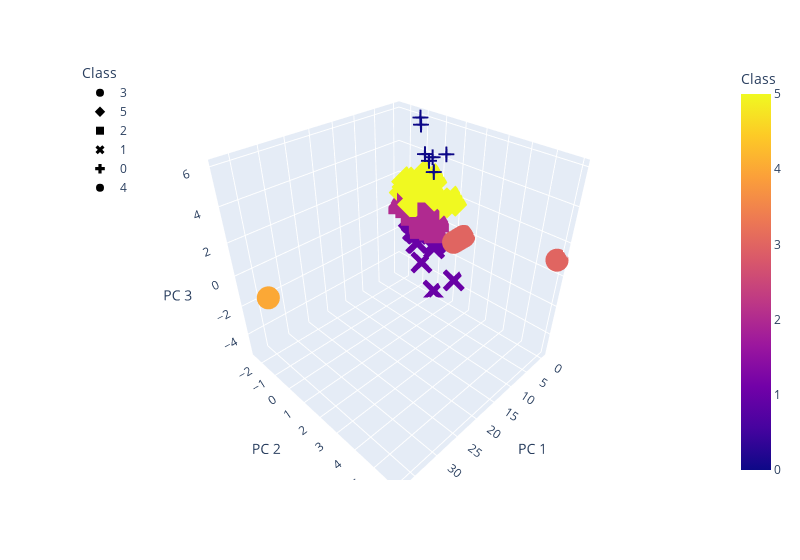

Notebook code for this chart:
### Markdown cell above
### Deliverable 4: Visualizing Cryptocurrencies Results

#### 3D-Scatter with Clusters

### Code cell
# Creating a 3D-Scatter with the PCA data and the clusters
# YOUR CODE HERE
six_clusters =  get_clusters(6, df_crypto_pca)
six_clusters.dropna


# Plotting the 2D-Scatter with x="PC 1" and y="PC2"
fig = px.scatter_3d(
    six_clusters,
    x="PC 1",
    y="PC 2",
    z="PC 3",
    color="Class",
    symbol="Class",
    width=800,
)
fig.update_layout(legend=dict(x=0, y=1))
fig.show()
